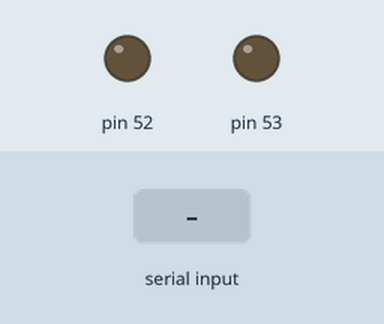
Bench run of a sketch on a simulated Arduino Mega 2560, built with avr-gcc and run on an emulated ATmega2560. Parts: output pins drawn as LEDs (lit = HIGH). The test bench sets the inputs (shaded band).

Above: at 1.2 s.
1.3 s: "1" received over Serial
At 1.7 s:
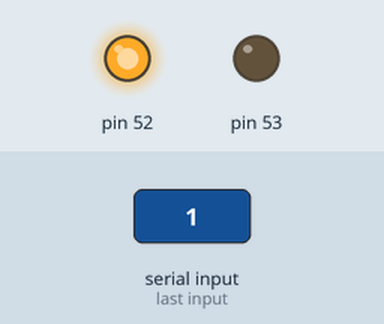
2.8 s: "2" received over Serial
At 4.0 s:
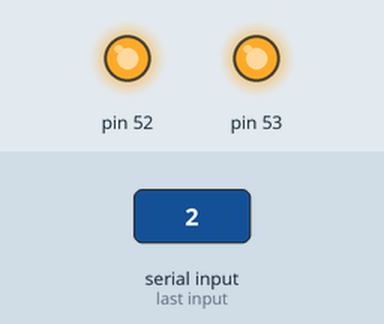
4.3 s: "3" received over Serial
At 5.2 s:
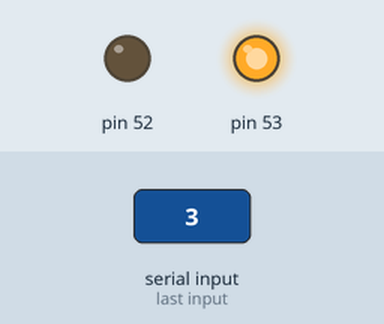
Timing chart, 0 to 7.3 s (numbered marks = the images above; inputs shaded):
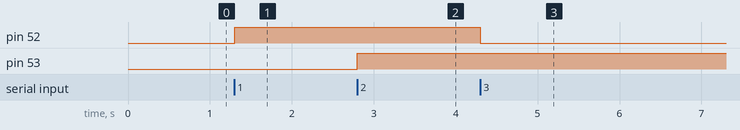

Measured:
- after the input at 1.3 s, pin 52: LOW → HIGH at once
- after the input at 2.8 s, pin 53: LOW → HIGH at once
- after the input at 4.3 s, pin 52: HIGH → LOW at once

The sketch:

nexo1.ino
```cpp
int jaime;
int A;
void setup() {
  Serial.begin(9600);
  pinMode(52,OUTPUT);
  pinMode(53,OUTPUT);
}
void loop () {
  jaime=(Serial.read());
 A=(53,LOW);
  if (jaime=='1') {
    digitalWrite (52,HIGH);

    }
    if (jaime=='2') {
      digitalWrite (53,HIGH);
  }
   if (jaime=='3') {
      digitalWrite (52,LOW);
    }
    if (jaime=='4') {

}}
```
